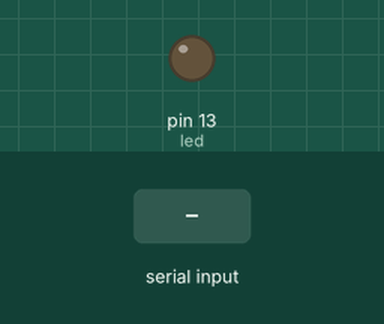
Simulated run of this sketch. Board: Arduino Uno, built with avr-gcc and run on an emulated ATmega328P. On the bench: output pins drawn as LEDs (lit = HIGH). The test bench sets the inputs (shaded band).

Above: at 1.2 s.
1.3 s: "T" received over Serial
At 2.5 s:
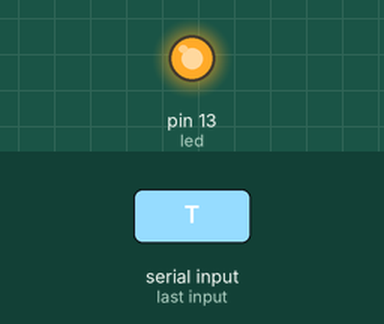
2.8 s: "R" received over Serial
At 3.7 s:
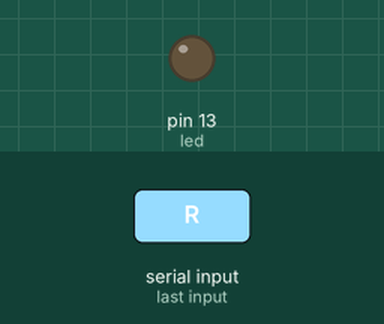
Timing chart, 0 to 5.8 s (numbered marks = the images above; inputs shaded):
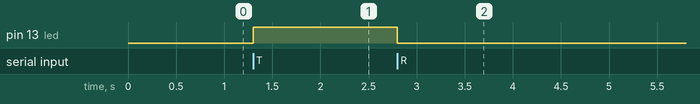

Measured:
- after the input at 1.3 s, pin 13 (led): LOW → HIGH at once
- after the input at 2.8 s, pin 13 (led): HIGH → LOW at once

The sketch:

echolink_tx_teensy.ino
```cpp
// This simple program allows you to control your radio's transmit from echolink using a Teensy microcontroller over it's USB COM port on windows.
// Set your PTT Activation to 'ASCII Serial' in the Tools->Sysop Setting... menu on the 'TX Ctl' Tab
// Check the 9600 bps box, and select your serial port in the 'Serial Port' Dropdown.
//
//
// Echolink sends an ascii 'R' when it changes to Receive mode and 'T' when it starts transmitting.
//
// Make sure you select a 'serial' configuration in the Tools->USB Type Menu in the Arduino IDE before compiling.
//
// To swap the transmit and receive logic, swap the HIGH and LOW below in the digitalWrite function calls and recompile.
//
// To change the output pin, consult https://www.pjrc.com/teensy/pinout.html for your teensy to select an output pin, and
//  change the led value below from 13 to your new pin number.
//
// You should protect your radio by using an optical coupler like a 4N25 and not wire the Teensy output directly to your radio PTT.
//
// I use the led pin because it provides visual feedback that echolink is transmitting.  Use whatever pin works for you.
//
// You can change the COM port number of the Teensy by opening windows Device Manager, expanding 'Ports (COM & LPT)', right clicking
//  on the com port the teensy is using, click properties, go to the 'port settings' tab and clieck the 'Advanced' button.  Pick a
//  new COM port in the range between COM1 to COM8.
//
// You can email me with questions using my email link on QRZ, https://www.qrz.com/db/WA1JAY
// 73
// de WA1JAY
//

char incomingByte;
int led = 13;


void setup() {
  // put your setup code here, to run once:
  Serial.begin(9600);
  pinMode(led, OUTPUT);
}

void loop() {
  // put your main code here, to run repeatedly:
  if (Serial.available()) {
    incomingByte = Serial.read();  // will not be -1
    // swap HIGH and LOW below to reverse logic.
    if (incomingByte == 'T')
    {
      digitalWrite(led, HIGH);
    }
    if (incomingByte == 'R')
    {
      digitalWrite(led, LOW);
    }

  }

}
```
